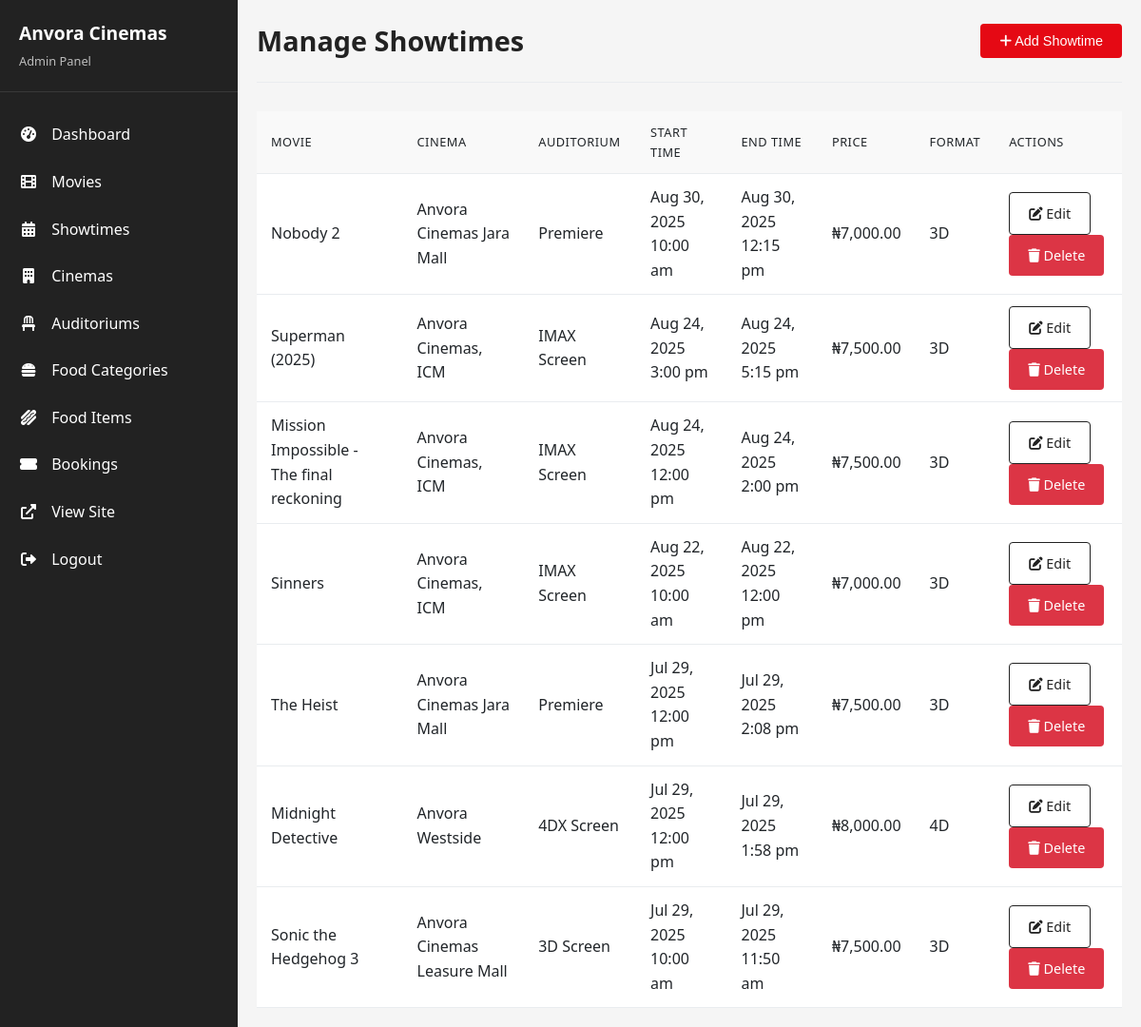
Page /admin/showtimes.php (signed in) on the earlier database version.
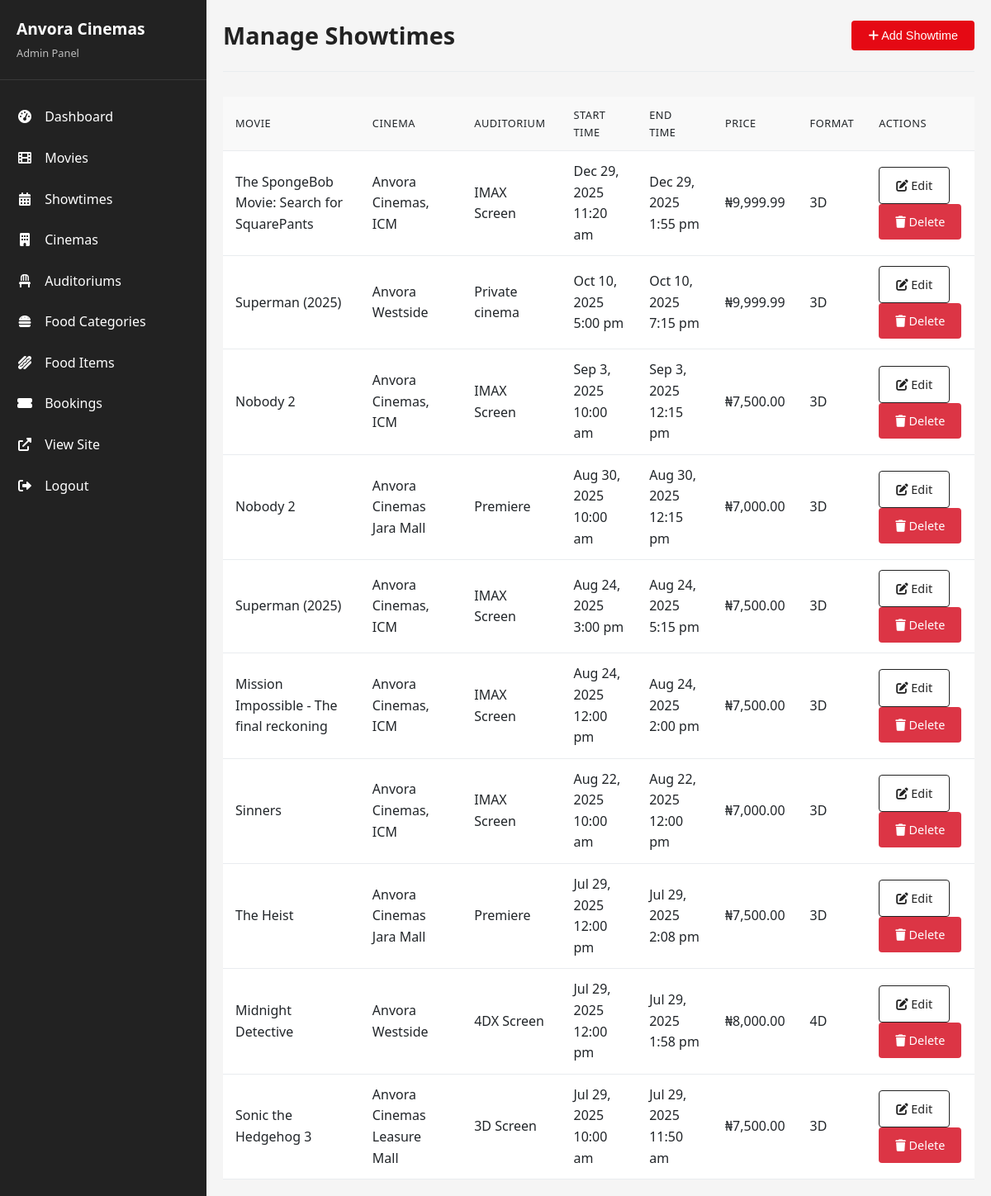
Same page on the later database version.
### tables this page shows
CREATE TABLE `showtimes` (
  `showtime_id` int(11) NOT NULL,
  `movie_id` int(11) NOT NULL,
  `auditorium_id` int(11) NOT NULL,
  `start_time` datetime NOT NULL,
  `end_time` datetime NOT NULL,
  `price` decimal(6,2) NOT NULL,
  `format` enum('2D','3D','4D') DEFAULT '2D',
  `is_special_event` tinyint(1) DEFAULT 0
);

CREATE TABLE `movies` (
  `movie_id` int(11) NOT NULL,
  `title` varchar(100) NOT NULL,
  `description` text DEFAULT NULL,
  `duration` int(11) NOT NULL COMMENT 'Duration in minutes',
  `release_date` date NOT NULL,
  `age_rating` varchar(10) NOT NULL,
  `director` varchar(100) DEFAULT NULL,
  `cast` text DEFAULT NULL,
  `poster_img` varchar(255) DEFAULT NULL,
  `trailer_url` varchar(255) DEFAULT NULL,
  `genre` varchar(50) DEFAULT NULL,
  `language` varchar(50) DEFAULT 'English',
  `is_featured` tinyint(1) DEFAULT 0,
  `created_at` timestamp NOT NULL DEFAULT current_timestamp(),
  `updated_at` timestamp NOT NULL DEFAULT current_timestamp() ON UPDATE current_timestamp(),
  `rating` varchar(10) DEFAULT 'NR'
);

CREATE TABLE `cinemas` (
  `cinema_id` int(11) NOT NULL,
  `name` varchar(100) NOT NULL,
  `location` varchar(255) NOT NULL,
  `address` text NOT NULL,
  `contact_phone` varchar(20) DEFAULT NULL,
  `contact_email` varchar(100) DEFAULT NULL,
  `amenities` text DEFAULT NULL COMMENT 'JSON array of amenities',
  `image` varchar(255) DEFAULT NULL,
  `latitude` decimal(10,8) DEFAULT NULL,
  `longitude` decimal(11,8) DEFAULT NULL,
  `created_at` timestamp NOT NULL DEFAULT current_timestamp()
);

CREATE TABLE `auditoriums` (
  `auditorium_id` int(11) NOT NULL,
  `cinema_id` int(11) NOT NULL,
  `name` varchar(50) NOT NULL,
  `capacity` int(11) NOT NULL,
  `screen_type` enum('Standard','IMAX','4DX','VIP') DEFAULT 'Standard',
  `seat_map` text DEFAULT NULL COMMENT 'JSON representation of seat layout'
);

### admin/showtimes.php (the view, shortened to what this page needs)
<?php
require_once '../config.php';
$showtimes = $conn->query("
    SELECT s.*, m.title as movie_title, a.name as auditorium_name, c.name as cinema_name
    FROM showtimes s
    JOIN movies m ON s.movie_id = m.movie_id
    JOIN auditoriums a ON s.auditorium_id = a.auditorium_id
    JOIN cinemas c ON a.cinema_id = c.cinema_id
    ORDER BY s.start_time DESC
");
include __DIR__ . '/header.php';
?>
<div class="admin-container">
    <?php include __DIR__ . '/sidebar.php'; ?>
    <div class="admin-content">
        <div class="admin-header">
            <h1 class="admin-title">Manage Showtimes</h1>
            <button onclick="document.getElementById('showtime-form').style.display='block'"
                    class="btn btn-primary">
                <i class="fas fa-plus"></i> Add Showtime
            </button>
        </div>
        <table class="data-table">
            <thead>
                <tr>
                    <th>Movie</th>
                    <th>Cinema</th>
                    <th>Auditorium</th>
                    <th>Start Time</th>
                    <th>End Time</th>
                    <th>Price</th>
                    <th>Format</th>
                    <th>Actions</th>
                </tr>
            </thead>
            <tbody>
                <?php while ($showtime = $showtimes->fetch_assoc()): ?>
                <tr>
                    <td><?= htmlspecialchars($showtime['movie_title']) ?></td>
                    <td><?= htmlspecialchars($showtime['cinema_name']) ?></td>
                    <td><?= htmlspecialchars($showtime['auditorium_name']) ?></td>
                    <td><?= date('M j, Y g:i a', strtotime($showtime['start_time'])) ?></td>
                    <td><?= date('M j, Y g:i a', strtotime($showtime['end_time'])) ?></td>
                    <td>₦<?= number_format($showtime['price'], 2) ?></td>
                    <td><?= htmlspecialchars($showtime['format']) ?></td>
                    <td class="actions">
                        <a href="showtimes.php?edit=<?= $showtime['showtime_id'] ?>" class="btn btn-outline">
                            <i class="fas fa-edit"></i> Edit
                        </a>
                        <a href="showtimes.php?delete=<?= $showtime['showtime_id'] ?>" class="btn btn-danger"
                           onclick="return confirm('Are you sure you want to delete this showtime?')">
                            <i class="fas fa-trash"></i> Delete
                        </a>
                    </td>
                </tr>
                <?php endwhile; ?>
            </tbody>
        </table>
    </div>
</div>
</body>
</html>

Differences in the rows shown:
added showtimes: movie.title "The SpongeBob Movie: Search for SquarePants", cinemas.name "Anvora Cinemas, ICM", auditorium.name "IMAX Screen", start_time "Dec 29, 2025 11:20 am", end_time "Dec 29, 2025 1:55 pm", price "9,999.99", format "3D"
added showtimes: movie.title "Superman (2025)", cinemas.name "Anvora Westside", auditorium.name "Private cinema", start_time "Oct 10, 2025 5:00 pm", end_time "Oct 10, 2025 7:15 pm", price "9,999.99", format "3D"
added showtimes: movie.title "Nobody 2", cinemas.name "Anvora Cinemas, ICM", auditorium.name "IMAX Screen", start_time "Sep 3, 2025 10:00 am", end_time "Sep 3, 2025 12:15 pm", price "7,500.00", format "3D"
